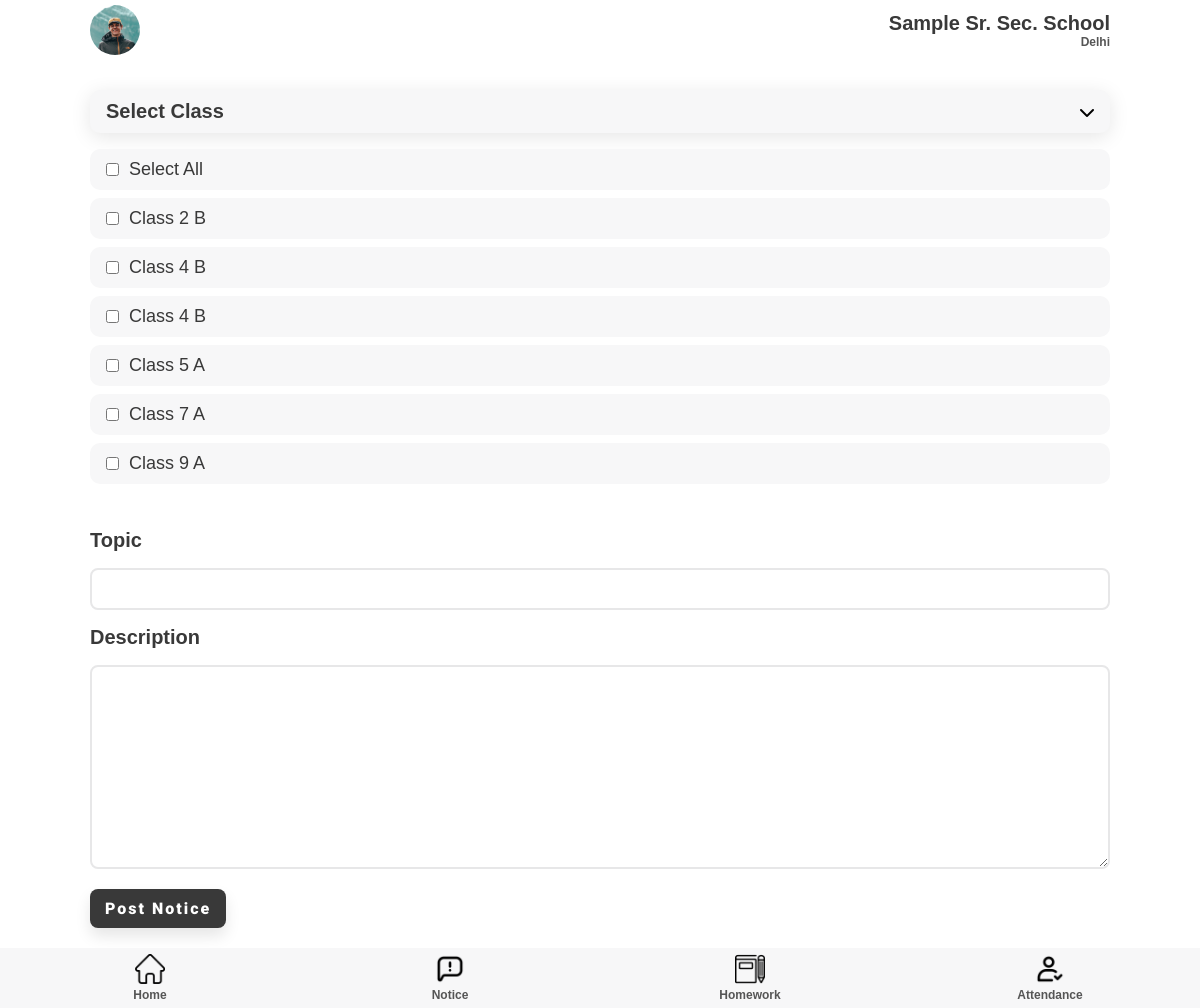
/notice/teacher/createNotice/ (signed in), run on an earlier commit of the app's database.
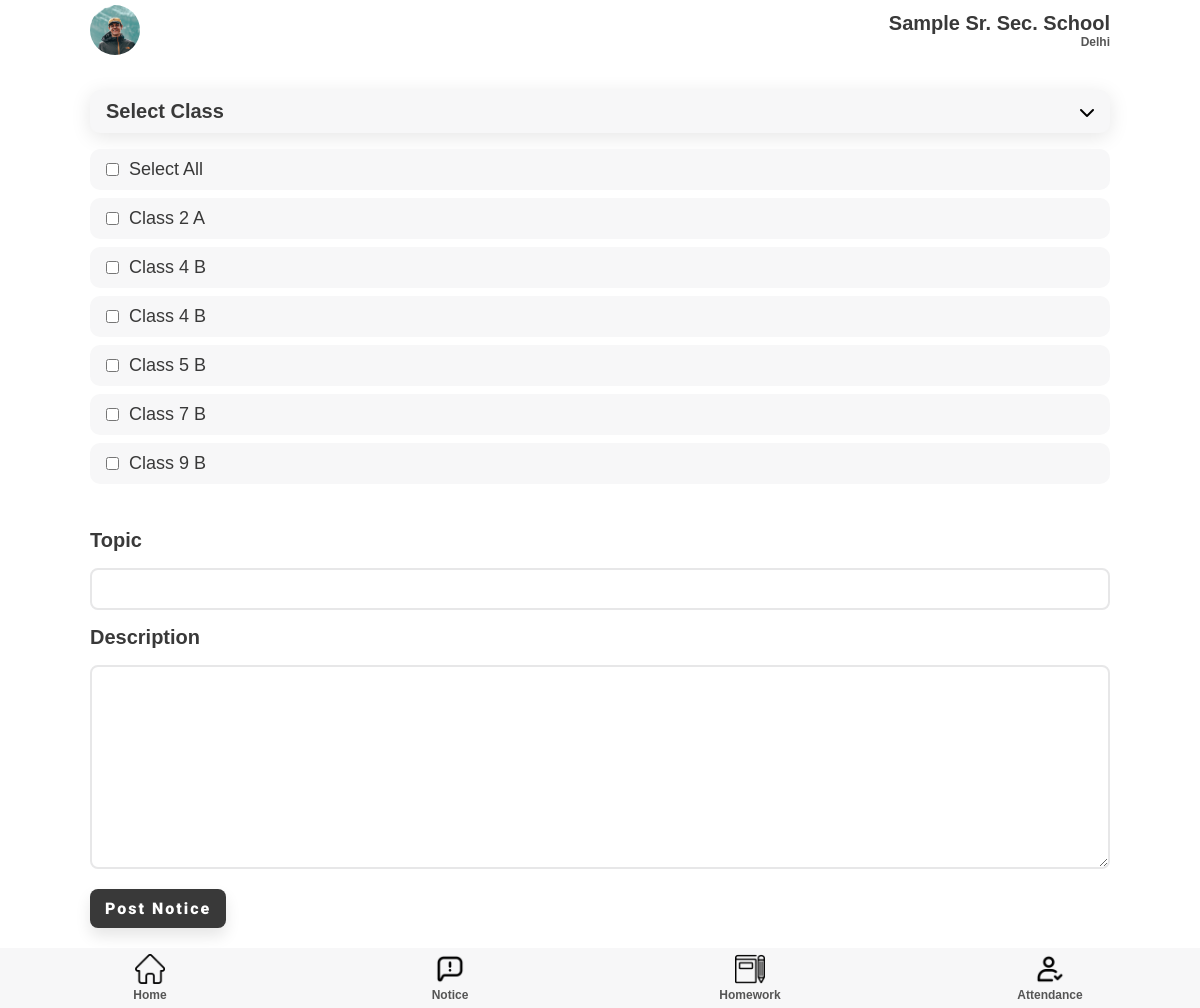
And on a later commit of the database.
### teacher/models.py (models this page shows)
class classSection(models.Model):
    Class = models.IntegerField()
    section = models.CharField(max_length=50)
    teacher = models.OneToOneField(teacher, on_delete=models.PROTECT)

### notice/views.py (the view, shortened to what this page needs)
# urls.py: path('teacher/createNotice/', views.createNotice, name='createNotice'),
def createNotice(request):
    try:
        teacherobj = teacher.objects.get(user = request.user)
        classes_teacher_obj = classSection.objects.filter(teacher = teacherobj)
        teacher_subject = subject.objects.filter(teacher = teacherobj)
        classes = [classes_teacher_obj[0]]
        for sub in teacher_subject:
            classes.append(sub.Class)
    except:
        super_admin = SuperAdmin.objects.get(user = request.user)
        school_object = super_admin.school
        classes = classSection.objects.filter(teacher__in = teacher.objects.filter(school = school_object))
    return render(request, 'createNotice.html', {'classes': classes})

### templates/teacher/createNotice.html (shortened to what this page needs)
{% extends 'attendance.html' %} {% load static %} {% block extra-head %}
<link rel="stylesheet" href="{% static '/css/style.css' %}" />
<link rel="stylesheet" href="{% static '/css/notice.css' %}" />
{% endblock extra-head %} {% block content %}
<section id="main">
  <form method="POST" action="{% url 'notice:createNotice' %}">
    <section id="notice-accor">
      <div class="notice-class-accor component-back">
        <h2>Select Class</h2>
        <i class="fas fa-chevron-down"></i>
      </div>
      <div class="notice-class-list">
        <div class="notice-class-elem notice-all">
          <input value="all" type="checkbox" name="checks" id="" />
          <p>Select All</p>
        </div>
        {% for class in classes %}
        <div class="notice-class-elem">
          <input
            value="{{ class.id }}"
            type="checkbox"
            name="checks"
            id=""
          />
          <p>Class {{ class.Class }} {{ class.section }}</p>
        </div>
        {% endfor %}
      </div>
    </section>
    <section id="content-info">
      <div class="content-info">
        <div class="content-topic">
          <label for=""><h2>Topic</h2></label>
          <input name="topic" type="text" />
        </div>
        <div class="content-topic content-desc">
          <label for=""><h2>Description</h2></label>
          <textarea name="desc" id="" cols="30" rows="10"></textarea>
        </div>
        <button type="submit" class="btn btn-black">Post Notice</button>
      </div>
    </section>
  </form>
</section>
{% endblock content %}

What changed in the data, as far as the page shows it:
changed classSection (number 1 of 5 on the later page): section "B" → "A"
changed classSection (number 3 of 5 on the later page): section "A" → "B"
changed classSection (number 4 of 5 on the later page): section "A" → "B"
changed classSection (number 5 of 5 on the later page): section "A" → "B"
